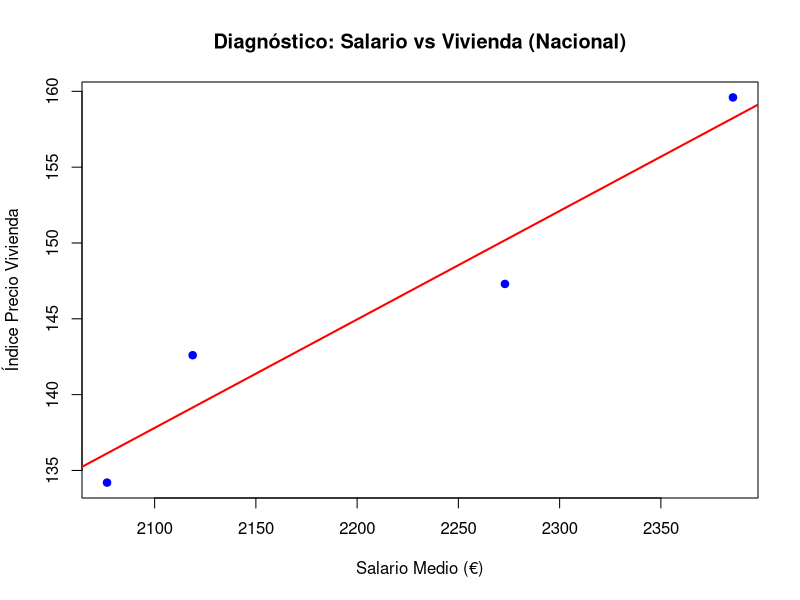

Here is the R script that generated this plot:
# --- ACTIVIDAD 2.2: ANÁLISIS DIAGNÓSTICO ---

# Carga de datos
salarios <- read.csv("salarios.csv", sep = ";", dec = ",", fileEncoding = "Latin1")
vivienda <- read.csv("vivienda.csv", sep = ";", dec = ".", fileEncoding = "Latin1")

# Preparación de vectores (Datos extraídos del INE)
anios <- c(2021, 2022, 2023, 2024)
s <- c(2076.5, 2118.8, 2273.0, 2385.6)
v <- c(134.2, 142.6, 147.3, 159.6)

# Análisis de Correlación
cor(s, v)

# Gráfico Diagnóstico
plot(s, v, 
     main="Diagnóstico: Salario vs Vivienda (Nacional)",
     xlab="Salario Medio (€)", 
     ylab="Índice Precio Vivienda",
     pch=19, col="blue")
abline(lm(v ~ s), col="red", lwd=2)

# Modelo de Regresión
modelo <- lm(v ~ s)
summary(modelo)
